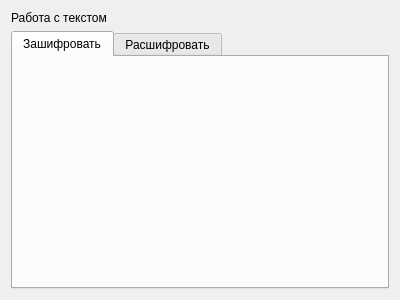
<?xml version="1.0" encoding="UTF-8"?>
<ui version="4.0">
 <class>TextModePanel</class>
 <widget class="QWidget" name="TextModePanel">
  <property name="geometry">
   <rect>
    <x>0</x>
    <y>0</y>
    <width>400</width>
    <height>300</height>
   </rect>
  </property>
  <property name="windowTitle">
   <string>Form</string>
  </property>
  <layout class="QVBoxLayout" name="verticalLayout">
   <item>
    <widget class="QLabel" name="label">
     <property name="text">
      <string>Работа с текстом</string>
     </property>
    </widget>
   </item>
   <item>
    <widget class="QTabWidget" name="tabWidget">
     <property name="currentIndex">
      <number>0</number>
     </property>
     <widget class="QWidget" name="tab">
      <attribute name="title">
       <string>Зашифровать</string>
      </attribute>
     </widget>
     <widget class="QWidget" name="tab_2">
      <attribute name="title">
       <string>Расшифровать</string>
      </attribute>
     </widget>
    </widget>
   </item>
  </layout>
 </widget>
 <resources/>
 <connections/>
</ui>
